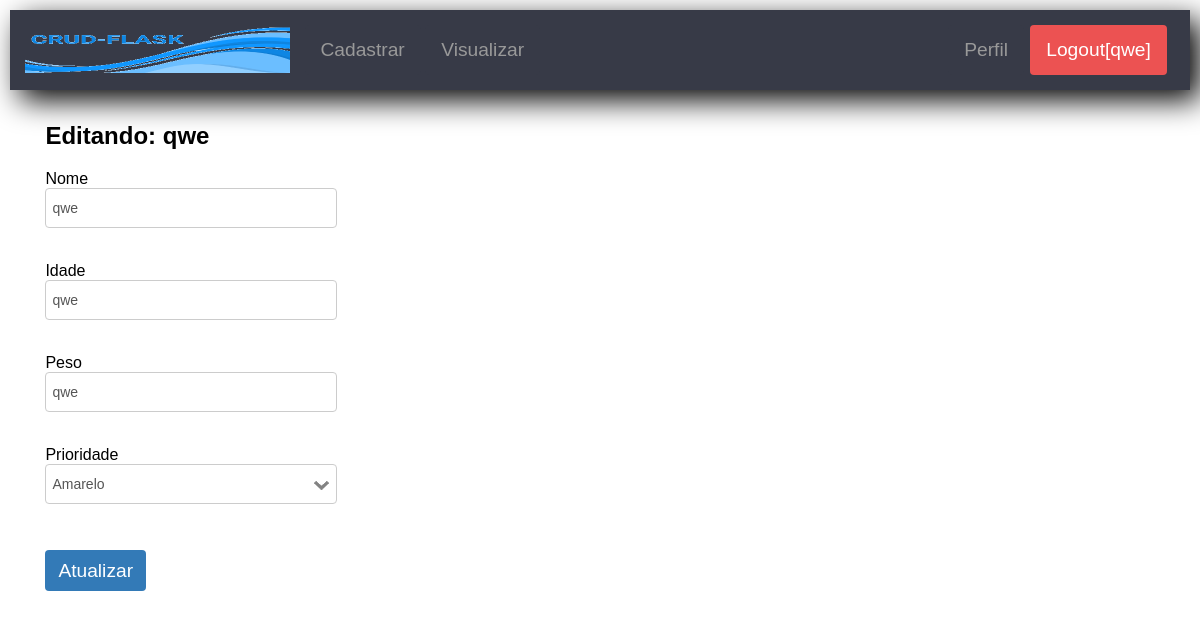
/update/qwe/1 (signed in), run on the app's committed database.
### app/models.py (models this page shows, shortened)
class User(UserMixin, db.Model):
    id = db.Column(db.Integer, primary_key=True)
    username = db.Column(db.String(64), index=True, unique=True)
    email = db.Column(db.String(120), index=True, unique=True)
    password_hash = db.Column(db.String(128))
    last_seen = db.Column(db.DateTime, default=datetime.utcnow)
    permissions = db.Column(db.String(3))
    status = db.Column(db.String(10))
    cosia = db.relationship('Coisa', backref='QualquerCoisa', lazy='dynamic')

class Coisa(db.Model):
    id = db.Column(db.Integer, primary_key=True)
    name = db.Column(db.String(64))
    age = db.Column(db.String(5))
    weight = db.Column(db.String(5))
    priority = db.Column(db.String(20))
    user_id = db.Column(db.Integer, db.ForeignKey('user.id'))

### app/routes.py (the view)
@app.route("/update/<name>/<cid>", methods=['GET', 'POST'])
@login_required
def update(name, cid):
    if current_user.permissions == 'update' or 'crud':
        coisa = Coisa.query.filter_by(id=cid, name=name,
                                      user_id=current_user.id).first()
        form = CoisaForm()
        if form.validate_on_submit():
            if coisa.name != form.name.data:
                coisa.name = form.name.data
            if coisa.age != form.age.data:
                coisa.age = form.age.data
            if coisa.weight != form.weight.data:
                coisa.weight = form.weight.data
            if coisa.priority != form.priority.data:
                coisa.priority = form.priority.data
            db.session.commit()
            flash('Atualizado com sucesso')
            return redirect(url_for('read'))
        elif request.method == 'GET':
            form.name.data = coisa.name
            form.age.data = coisa.age
            form.weight.data = coisa.weight
            form.priority.data = coisa.priority
        return render_template('edit_data.html', coisas=coisa,
                               form=form)
    return redirect(url_for('read'))

### app/forms.py
class CoisaForm(FlaskForm):
    name = StringField('Nome', validators=[DataRequired()],
                       render_kw={"placeholder": "Nome",
                                  "class": "form"})
    age = StringField('Idade', validators=[DataRequired()],
                      render_kw={"placeholder": "Idade",
                                 "class": "form"})
    weight = StringField('Peso', validators=[DataRequired()],
                         render_kw={"placeholder": "em Kg",
                                    "class": "form"})
    priority = SelectField('Prioridade',
                           choices=[('verde', 'Verde'),
                                    ('amarelo', 'Amarelo'),
                                    ('vermelho', 'Vermelho')],
                           render_kw={"class": "form form-dropdown"})
    submit = SubmitField('Cadastrar',
                         render_kw={"class": "btn-blue"})

### app/models.py (called while the page is built)
@login.user_loader
def load_user(id):
    return User.query.get(int(id))

### app/routes.py (called while the page is built)
@app.before_request
def before_request():
    if current_user.is_authenticated:
        current_user.last_seen = datetime.utcnow()
        db.session.commit()
    g.locale = str(get_locale())

### app/templates/edit_data.html (shortened to what this page needs)
{% extends "index.html" %}
{% block content %}
<h2>Editando: {{ coisas.name }}</h2>
<form action="" method="post">
    <div>
        <div>
        <p>
          {{ form.name.label() }}<br>
          {{ form.name() }}<br>
        </p>
        <p>
          {{ form.age.label() }}<br>
          {{ form.age() }}<br>
        </p>
    </div>
      <div>
        <p>
          {{ form.weight.label() }}<br>
          {{ form.weight() }}<br>
        </p>
        <p>
        <div>
          {{ form.priority.label() }}<br>
          {{ form.priority()}}<br>
        </div>
      </div>
    </div>
        <br>{{ form.submit(value='Atualizar') }}
</form>
{% endblock %}

### app/templates/index.html (shortened to what this page needs)
<!DOCTYPE html>
<html lang="pt-br">
<head>
        <link href="https://maxcdn.bootstrapcdn.com/font-awesome/4.7.0/css/font-awesome.min.css" rel="stylesheet">
    <link rel="stylesheet" href="{{ url_for('static', filename='css/crf.css')}}">
</head>
<body>
    <header class="cabecalho">
        <div class="logo">
            <a href="{{ url_for('index')}}">
                <img src="{{url_for('static', filename='img/logo_flask.png')}}" alt="Logo" />
            </a>
        </div>
        {% if current_user.is_anonymous %}
            <aside class="lateral">
                <a href="{{ url_for('login') }}" class="btn-blue">Fazer login</a>
                <a href="{{ url_for('register') }}" class="botao btn-red">Cadastrar-se</a>
            </aside>
        {% elif current_user.permissions == 'create_read' or 'update' or 'crud' %}
        <nav class="menu">
            <ul>
                <li>
                    <a href="{{ url_for('create') }}" class="btn">Cadastrar</a>
                    <a href="{{ url_for('read') }}" class="btn">Visualizar</a>
                </li>
            </ul>
        </nav>
        {% endif %}
        {% if not current_user.is_anonymous %}
        <aside class="lateral">
            <a href="{{ url_for('user', username=current_user.username) }}" class="btn">Perfil</a>
            <a href="{{ url_for('logout') }}" class="btn-red botao">{{ _('Logout')}}[{{(current_user.username)}}]</a>
        </aside>
        {% endif %}
    </header>
    <div class="centro">
        {% block content %}{% endblock %}
    </div>
</body>
</html>

### app/static/css/crf.css (style rules this page uses)
body { margin: 10px; font-family: sans-serif; }
.form-dropdown { -webkit-appearance: none; -moz-appearance: none; appearance: none; background: url(../img/drop_down.png) no-repeat #ffffff; background-position: center right; border: 1px solid #ccc; width: 150px; margin-bottom: 10px; box-sizing: content-box; }
.form { display: block; width: 25%; height: 32px; padding: 3px 6px; font-size: 14px; line-height: 1.42857143; color: #555; background-color: #fff; border: 1px solid #ccc; border-radius: 4px; }
.cabecalho { background: #373a47; box-shadow: 10px 10px 30px 0px rgba(0,0,0,1); height: 80px; }
.cabecalho a { text-decoration: none; font-size: 1.2em; padding: 10px 15px; }
.logo img { height: 50px; }
.menu ul { list-style: none; margin: 0; padding: 0; }
.btn { color: #999; background: #373a47; display: inline-block; margin-bottom: 0; font-weight: 400; text-align: center; white-space: nowrap; vertical-align: middle; border: 1px solid transparent; padding: 6px 12px; font-size: 14px; line-height: 1.42857143; border-radius: 4px; background-image: none; font-size: 1.2em; }
.btn-blue { color: #fff; background: #337ab7; display: inline-block; margin-bottom: 0; font-weight: 400; text-align: center; white-space: nowrap; vertical-align: middle; border: 1px solid transparent; padding: 6px 12px; font-size: 14px; line-height: 1.42857143; border-radius: 4px; background-image: none; font-size: 1.2em; }
.btn-red { color: #fff; background: #ec5252; display: inline-block; margin-bottom: 0; font-weight: 400; text-align: center; white-space: nowrap; vertical-align: middle; border: 1px solid transparent; padding: 6px 12px; font-size: 14px; line-height: 1.42857143; border-radius: 4px; background-image: none; font-size: 1.2em; }
.centro { padding: 1% 3%; }
.cabecalho { display: flex; align-items: center; justify-content: space-between; }
.menu { flex-grow: 10; }
.menu ul { display: flex; }
.lateral { display: flex; padding-right: 2.5%; }
.lateral a { margin-right: 3%; }

### data on the page
User: username "qwe"
Coisa: name "qwe", age "qwe", weight "qwe", priority "Amarelo"
